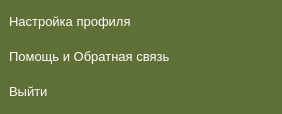
<?xml version="1.0" encoding="UTF-8"?>
<ui version="4.0">
 <class>minimenu</class>
 <widget class="QWidget" name="minimenu">
  <property name="geometry">
   <rect>
    <x>0</x>
    <y>0</y>
    <width>282</width>
    <height>114</height>
   </rect>
  </property>
  <property name="windowTitle">
   <string>Form</string>
  </property>
  <property name="styleSheet">
   <string notr="true">#minimenu {
    border: 2px solid rgb(94, 112, 53);
    background-color: rgb(94, 112, 53);
    border-radius: 16px;
}</string>
  </property>
  <widget class="QPushButton" name="settings">
   <property name="geometry">
    <rect>
     <x>9</x>
     <y>7</y>
     <width>265</width>
     <height>29</height>
    </rect>
   </property>
   <property name="font">
    <font>
     <pointsize>10</pointsize>
    </font>
   </property>
   <property name="styleSheet">
    <string notr="true">#settings {
	border: none;
	color: rgb(255, 255, 255);
	text-align: left;
	border-radius: 9px;
}

#settings:hover{
	border:none;
	color: rgb(255, 255, 255);
	background-color: rgb(126, 149, 71);
	text-align:left;
	border-radius: 9;
 }
</string>
   </property>
   <property name="text">
    <string>Настройка профиля</string>
   </property>
   <property name="icon">
    <iconset resource="resources.qrc">
     <normaloff>:/res/img/logo.jpg</normaloff>:/res/img/logo.jpg</iconset>
   </property>
  </widget>
  <widget class="QPushButton" name="help">
   <property name="geometry">
    <rect>
     <x>9</x>
     <y>42</y>
     <width>265</width>
     <height>29</height>
    </rect>
   </property>
   <property name="font">
    <font>
     <pointsize>10</pointsize>
    </font>
   </property>
   <property name="styleSheet">
    <string notr="true">#help {
	border: none;
	color: rgb(255, 255, 255);
	text-align: left;
	border-radius: 9px;
}

#help:hover{
	border:none;
	color: rgb(255, 255, 255);
	background-color: rgb(126, 149, 71);
	text-align:left;
	border-radius: 9;
 }
</string>
   </property>
   <property name="text">
    <string>Помощь и Обратная связь</string>
   </property>
   <property name="icon">
    <iconset resource="resources.qrc">
     <normaloff>:/res/img/logo.jpg</normaloff>:/res/img/logo.jpg</iconset>
   </property>
  </widget>
  <widget class="QPushButton" name="close">
   <property name="geometry">
    <rect>
     <x>9</x>
     <y>77</y>
     <width>265</width>
     <height>29</height>
    </rect>
   </property>
   <property name="font">
    <font>
     <pointsize>10</pointsize>
    </font>
   </property>
   <property name="styleSheet">
    <string notr="true">#close {
	border: none;
	color: rgb(255, 255, 255);
	text-align: left;
	border-radius: 9px;
}

#close:hover{
	border:none;
	color: rgb(255, 255, 255);
	background-color: rgb(126, 149, 71);
	text-align:left;
	border-radius: 9;
 }
</string>
   </property>
   <property name="text">
    <string>Выйти</string>
   </property>
   <property name="icon">
    <iconset resource="resources.qrc">
     <normaloff>:/res/img/logo.jpg</normaloff>:/res/img/logo.jpg</iconset>
   </property>
  </widget>
 </widget>
 <resources>
  <include location="resources.qrc"/>
 </resources>
 <connections/>
</ui>
